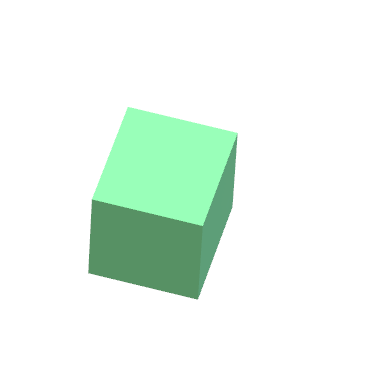
#> input picture task3.1+3.2+3.3/test.png, 381 x 379 px
$ python task3.2.py
#> lines starting #> are read from the running program, lines starting #| are printed output that depends on the picture; after the words box and inside, x2 and y2 are one past the last pixel; in counts of white or black regions, pixels touching at a corner belong together
import cv2
import numpy as np

# ===================== 读取图片（务必和代码同文件夹） =====================
img = cv2.imread("test.png")
#> img is the input picture: shape (379, 381, 3); mean B, G, R 238.8, 247.3, 235.2
if img is None:
    print("图片读取失败！")
    exit()

# ===================== 1. 腐蚀（erode） =====================
kernel = np.ones((3, 3), np.uint8)  # 改用小核，避免变黑
img_erode = cv2.erode(img, kernel, iterations=1)

# ===================== 2. 模糊（blur） =====================
img_blur = cv2.blur(img, (5, 5))  # 小模糊，更清晰

# ===================== 3. Canny 边缘检测（关键修复！） =====================
# 第一步：转灰度（Canny必须灰度图，这是你变黑的核心原因）
gray = cv2.cvtColor(img, cv2.COLOR_BGR2GRAY)
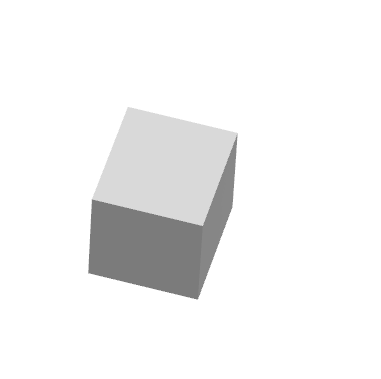
#> gray: shape (379, 381); min 123, max 255, mean 242.8
img_canny = cv2.Canny(gray, 30, 100)
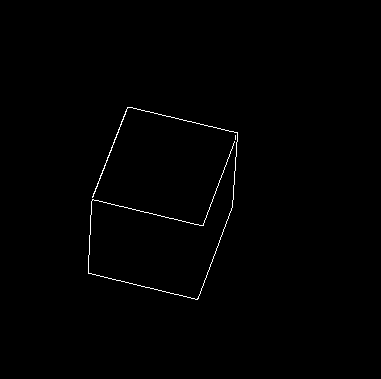
#> img_canny: shape (379, 381); 0.54% white in thin lines or dots, all inside (x1, y1, x2, y2) = (88, 107, 238, 300)

# ===================== 保存图片 =====================
cv2.imwrite("erode.jpg", img_erode)
cv2.imwrite("blur.jpg", img_blur)
cv2.imwrite("canny.jpg", img_canny)

# ===================== 显示（关键修复：创建可缩放窗口） =====================
cv2.namedWindow("Original", cv2.WINDOW_NORMAL)
cv2.namedWindow("Erode", cv2.WINDOW_NORMAL)
cv2.namedWindow("Blur", cv2.WINDOW_NORMAL)
cv2.namedWindow("Canny", cv2.WINDOW_NORMAL)

cv2.imshow("Original", img)
cv2.imshow("Erode", img_erode)
cv2.imshow("Blur", img_blur)
cv2.imshow("Canny", img_canny)

cv2.waitKey(0)
cv2.destroyAllWindows()
